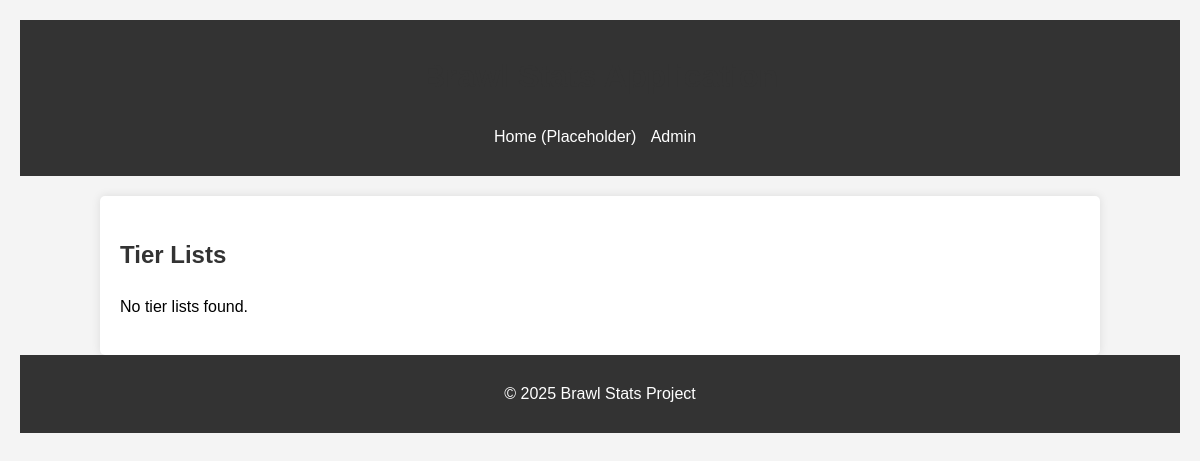
/stats/tierlists/, run on an earlier commit of the app's database.
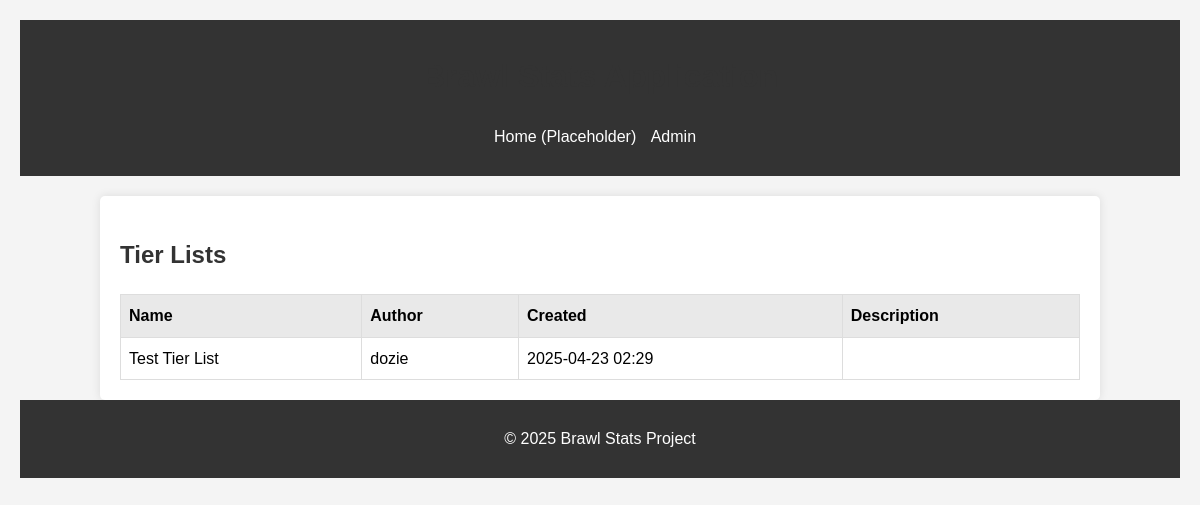
And on a later commit of the database.
### brawl_stats/models.py (models this page shows, shortened)
class TierList(models.Model):
    name = models.CharField(max_length=150)
    author = models.ForeignKey(User, on_delete=models.SET_NULL, null=True, blank=True, related_name='tier_lists')
    description = models.TextField(blank=True)
    created_at = models.DateTimeField(auto_now_add=True)
    updated_at = models.DateTimeField(auto_now=True)
    class Meta:
        ordering = ['-created_at']

### brawl_stats/views.py (the view)
# urls.py: path('tierlists/', views.TierListListView.as_view(), name='tierlist_list'),
class TierListListView(ListView):
    model = TierList
    template_name = 'brawl_stats/tierlist_list.html'
    context_object_name = 'tierlists'

### brawl_stats/templates/brawl_stats/tierlist_list.html (shortened to what this page needs)
{% extends "brawl_stats/base.html" %}
{% block content %}
<h2>Tier Lists</h2>
{% if tierlists %}
    <table>
        <thead>
            <tr>
                <th>Name</th>
                <th>Author</th>
                <th>Created</th>
                <th>Description</th>
            </tr>
        </thead>
        <tbody>
            {% for tierlist in tierlists %}
            <tr>
                <td>{{ tierlist.name }}</td>
                <td>{{ tierlist.author.username|default:"Unknown" }}</td>
                <td>{{ tierlist.created_at|date:"Y-m-d H:i" }}</td>
                <td>{{ tierlist.description|truncatewords:20 }}</td>
            </tr>
            {% endfor %}
        </tbody>
    </table>
{% else %}
    <p>No tier lists found.</p>
{% endif %}
{% endblock %}

What changed in the data, as far as the page shows it:
added TierList: name "Test Tier List", author.username "dozie", created_at "2025-04-23 02:29"
Also different on the page:
text no longer shown: "No tier lists found."
text now shown: "Name Author Created Description"
